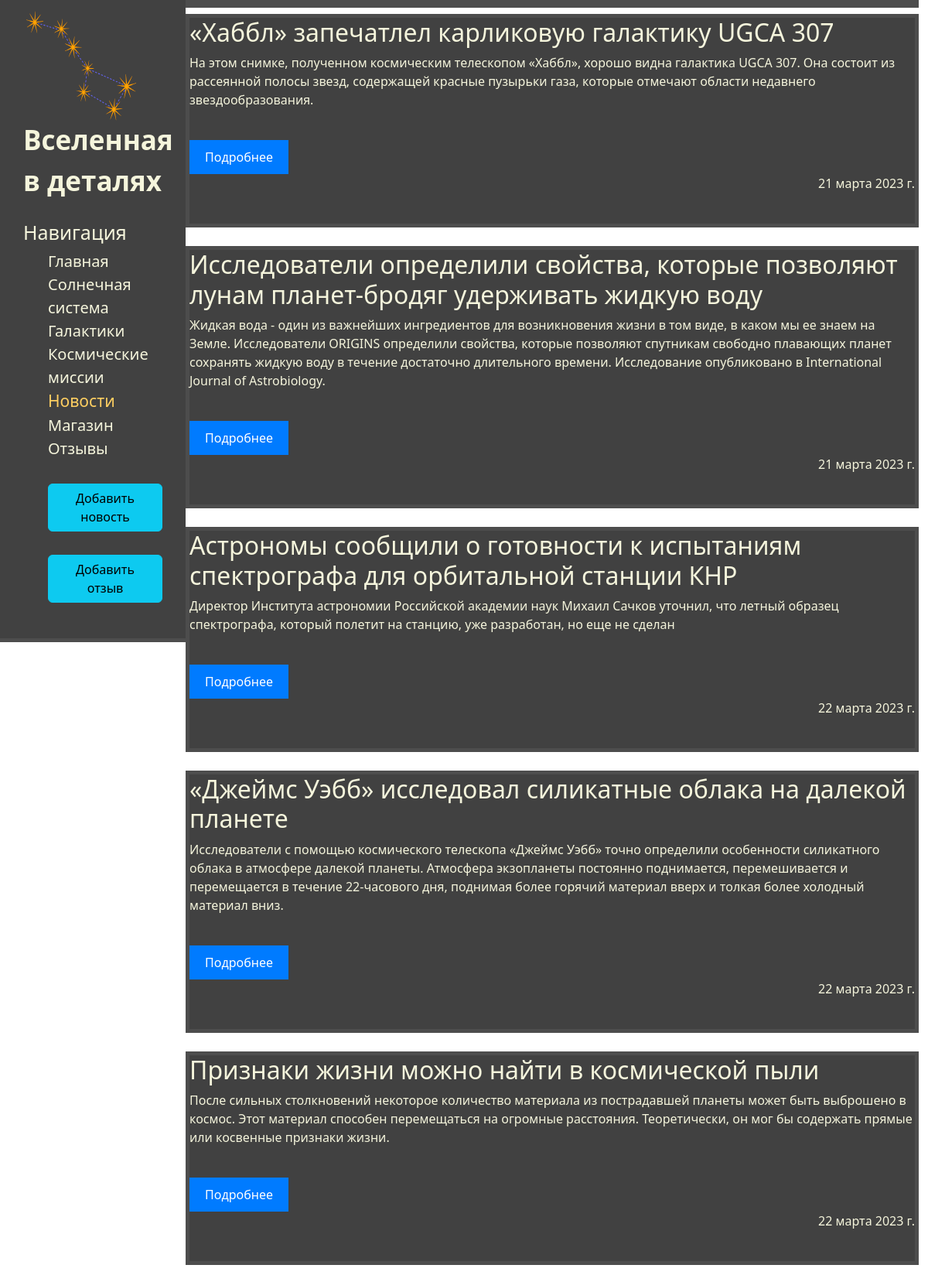
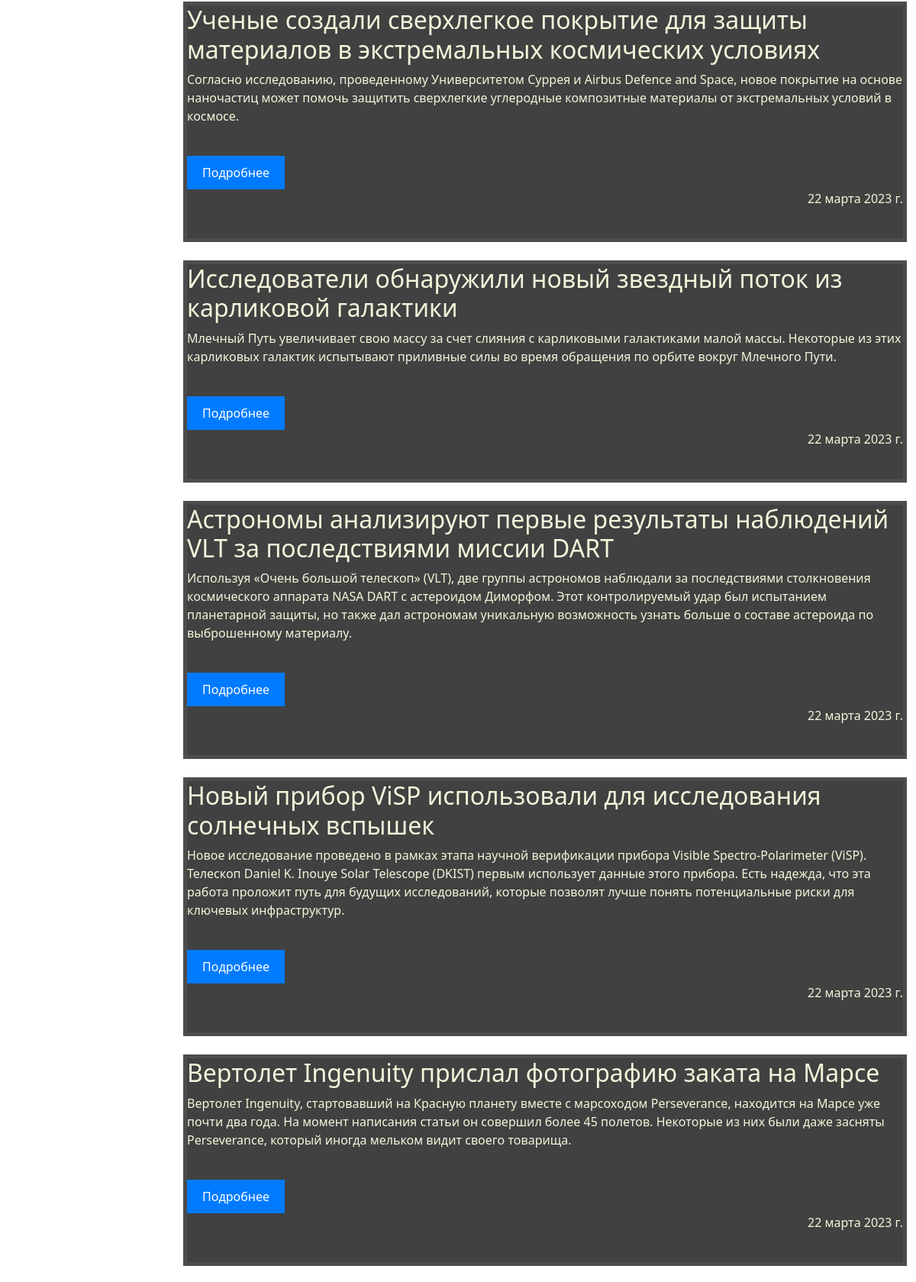
Page /news/ (upper part) on the committed database (2 pictures, top to bottom).
### news/models.py (models this page shows, shortened)
class Articles(models.Model):
    title = models.CharField('Название', max_length=150)
    intro = models.CharField('Анонс', max_length=350)
    text = models.TextField('Содержание')
    date = models.DateField('Дата публикации')
    class Meta:
        verbose_name = 'Новость'
        verbose_name_plural = 'Новости'

### news/views.py (the view)
# urls.py: path('', views.news_main, name='news_main'),
def news_main(request):
    news = Articles.objects.order_by('date')
    return render(request, 'news/news_main.html', {'news' : news})

### news/templates/news/news_main.html (shortened to what this page needs)
{% extends 'django_app/layout.html' %}
{% block content %}
    {% for article in news %}
        {% include 'news/article.html' %}
    {% endfor %}
{% endblock %}

### news/templates/news/article.html (shortened to what this page needs)
<div class="news">
  <h2>{{ article.title }}</h2>
  <p>{{ article.intro }}</p>
  <br>
  <button class="btn-read-more">Подробнее</button>
  <p class="date">{{ article.date }}</p>
  <br>
</div>
<br>

### django_app/static/django_app/css/django_app.css (style rules this page uses)
body { background-image: url('../img/main/constellation.jpg'); background-size: cover; height: 100%; width: 100%; position: absolute; }
.content h1, h2, h3, p { color: beige; }
.content div { background-color: rgba(51, 51, 51, 0.93); border: 5px solid #4d4d4d; }
.date { text-align: right; }
.news { background-color: rgba(51, 51, 51, 0.93); border: 5px solid #4d4d4d; }
.btn-read-more { background-color: #007bff; color: #fff; border: none; padding: 10px 20px; cursor: pointer; }

### rows in the picture
Articles: title "«Хаббл» запечатлел карликовую галактику UGCA 307", intro "На этом снимке, полученном космическим телескопом «Хаббл», хорошо видна галактика UGCA 307. Она состоит из рассеянной полосы звезд, содержащей красные пузырьки газа, которые отмечают области недавнего звездообразования.", date "21 марта 2023 г."
Articles: title "Исследователи определили свойства, которые позволяют лунам планет-бродяг удерживать жидкую воду", intro "Жидкая вода - один из важнейших ингредиентов для возникновения жизни в том виде, в каком мы ее знаем на Земле. Исследователи ORIGINS определили свойства, которые позволяют спутникам свободно плавающих планет сохранять жидкую воду в течение достаточно длительного времени. Исследование опубликовано в International Journal of Astrobiology.", date "21 марта 2023 г."
Articles: title "Астрономы сообщили о готовности к испытаниям спектрографа для орбитальной станции КНР", intro "Директор Института астрономии Российской академии наук Михаил Сачков уточнил, что летный образец спектрографа, который полетит на станцию, уже разработан, но еще не сделан", date "22 марта 2023 г."
Articles: title "«Джеймс Уэбб» исследовал силикатные облака на далекой планете", intro "Исследователи с помощью космического телескопа «Джеймс Уэбб» точно определили особенности силикатного облака в атмосфере далекой планеты. Атмосфера экзопланеты постоянно поднимается, перемешивается и перемещается в течение 22-часового дня, поднимая более горячий материал вверх и толкая более холодный материал вниз.", date "22 марта 2023 г."
Articles: title "Признаки жизни можно найти в космической пыли", intro "После сильных столкновений некоторое количество материала из пострадавшей планеты может быть выброшено в космос. Этот материал способен перемещаться на огромные расстояния. Теоретически, он мог бы содержать прямые или косвенные признаки жизни.", date "22 марта 2023 г."
Articles: title "Ученые создали сверхлегкое покрытие для защиты материалов в экстремальных космических условиях", intro "Согласно исследованию, проведенному Университетом Суррея и Airbus Defence and Space, новое покрытие на основе наночастиц может помочь защитить сверхлегкие углеродные композитные материалы от экстремальных условий в космосе.", date "22 марта 2023 г."
Articles: title "Исследователи обнаружили новый звездный поток из карликовой галактики", intro "Млечный Путь увеличивает свою массу за счет слияния с карликовыми галактиками малой массы. Некоторые из этих карликовых галактик испытывают приливные силы во время обращения по орбите вокруг Млечного Пути.", date "22 марта 2023 г."
Articles: title "Астрономы анализируют первые результаты наблюдений VLT за последствиями миссии DART", intro "Используя «Очень большой телескоп» (VLT), две группы астрономов наблюдали за последствиями столкновения космического аппарата NASA DART c астероидом Диморфом. Этот контролируемый удар был испытанием планетарной защиты, но также дал астрономам уникальную возможность узнать больше о составе астероида по выброшенному материалу.", date "22 марта 2023 г."
Articles: title "Новый прибор ViSP использовали для исследования солнечных вспышек", intro "Новое исследование проведено в рамках этапа научной верификации прибора Visible Spectro-Polarimeter (ViSP). Телескоп Daniel K. Inouye Solar Telescope (DKIST) первым использует данные этого прибора. Есть надежда, что эта работа проложит путь для будущих исследований, которые позволят лучше понять потенциальные риски для ключевых инфраструктур.", date "22 марта 2023 г."
Articles: title "Вертолет Ingenuity прислал фотографию заката на Марсе", intro "Вертолет Ingenuity, стартовавший на Красную планету вместе с марсоходом Perseverance, находится на Марсе уже почти два года. На момент написания статьи он совершил более 45 полетов. Некоторые из них были даже засняты Perseverance, который иногда мельком видит своего товарища.", date "22 марта 2023 г."
